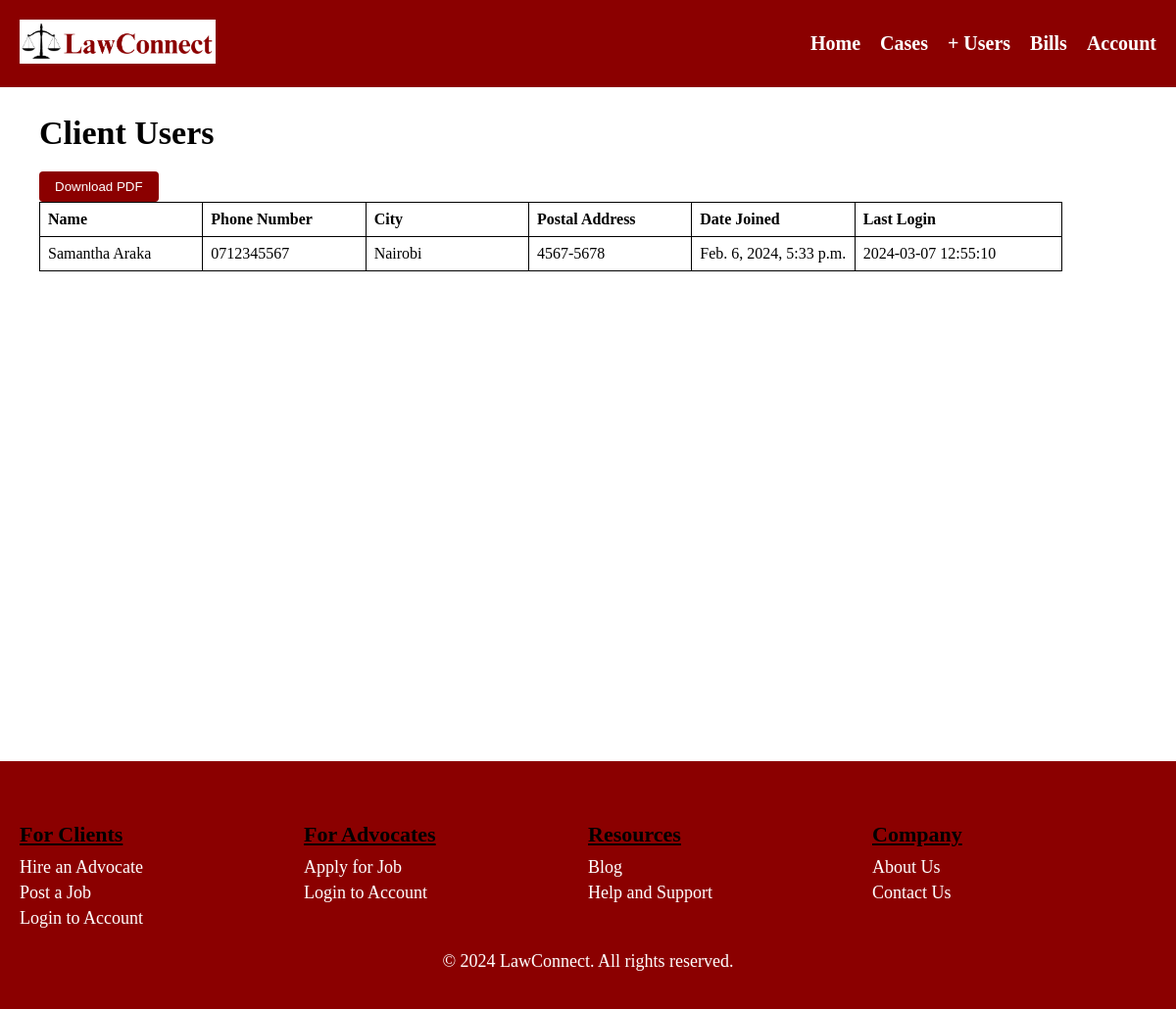
Screenshot of /lawapp/clients/ with the database file from the repository.
### lawapp/models.py (models this page shows, shortened)
class ClientDetails(models.Model):
    user = models.OneToOneField(User, on_delete=models.CASCADE, default=1)
    profile_pic = models.ImageField(upload_to='images/client_profile_pics', default='images/default_avatar.png')
    first_name = models.CharField(max_length=100)
    last_name = models.CharField(max_length=100)
    phone_number = models.CharField(max_length=20, null=True, blank=True)
    city = models.CharField(max_length=100)
    postal_address = models.CharField(max_length=100, null=True, blank=True)

### lawapp/views.py (the view)
# urls.py: path("clients/", views.clients, name="clients"),
def clients(request):
    client_details = ClientDetails.objects.all()
    context = {
        'client_details': client_details
    }
    return render(request, "lawapp/admin/clients.html", context)

### lawapp/templates/lawapp/admin/clients.html (shortened to what this page needs)
{% load static %}
<!DOCTYPE html>
<html>
<head>
  <link rel="stylesheet" href="{% static 'css/admin.css' %}">
</head>
<body>
  <header>
    <div class="logo">
      <img src="{% static 'images/legal_scales_logo.png' %}" alt="LawConnect Logo">
    </div>
    <nav>
      <ul>
          <li><a href="{% url 'admin_dash' %}">Home</a></li>
          <li><a href="{% url 'all_cases' %}">Cases</a></li>
          <li class="dropdown">
            <a href="#" class="dropbtn">+ Users</a>
          </li>
          <li><a href="{% url 'bills' %}">Bills</a></li>
          <li class="dropdown">
            <a href="#" class="dropbtn">Account</a>
          </li>
      </ul>
    </nav>
  </header>
  <section class="clients-table">
    <div class="client-content">
        <h1>Client Users</h1>
        <form id="pdf-client-form" action="{% url 'clients_pdf' %}" method="post">
          <button class="pdf-button" type="submit">Download PDF</button>
        </form>
        <table class="client-table">
            <thead>
                <tr>
                    <th>Name</th>
                    <th>Phone Number</th>
                    <th>City</th>
                    <th>Postal Address</th>
                    <th>Date Joined</th>
                    <th>Last Login</th>
                </tr>
            </thead>
            <tbody>
                {% for client_detail in client_details %}
                <tr>
                    <td>{{ client_detail.first_name }} {{ client_detail.last_name }}</td>
                    <td>{{ client_detail.phone_number }}</td>
                    <td>{{ client_detail.city }}</td>
                    <td>{{ client_detail.postal_address }}</td>
                    <td>{{ client_detail.user.date_joined }}</td>
                    <td>
                      {% if client_detail.user.last_login %}
                          {{ client_detail.user.last_login|date:'Y-m-d H:i:s' }}
                      {% else %}
                          N/A
                      {% endif %}
                    </td>
                </tr>
                {% endfor %}
            </tbody>
        </table>
    </div>
  </section>
  <footer>
    <div class="footer-columns">
      <div class="footer-column">
        <h3>For Clients</h3>
        <ul>
          <li><a href="#">Hire an Advocate</a></li>
          <li><a href="#">Post a Job</a></li>
          <li><a href="#">Login to Account</a></li>
        </ul>
      </div>
      <div class="footer-column">
        <h3>For Advocates</h3>
        <ul>
          <li><a href="#">Apply for Job</a></li>
          <li><a href="#">Login to Account</a></li>
        </ul>
      </div>
      <div class="footer-column">
        <h3>Resources</h3>
        <ul>
          <li><a href="#">Blog</a></li>
          <li><a href="#">Help and Support</a></li>
        </ul>
      </div>
      <div class="footer-column">
        <h3>Company</h3>
        <ul>
          <li><a href="#">About Us</a></li>
          <li><a href="#">Contact Us</a></li>
        </ul>
      </div>
    </div>
    <p>© 2024 LawConnect. All rights reserved.</p>
  </footer>
</body>
</html>

### lawapp/static/css/admin.css (style rules this page uses)
body { margin: 0; font-family: 'Times New Roman', Times, serif; }
header { background-color: #8B0000; padding: 10px 20px; display: flex; align-items: center; justify-content: space-between; }
.logo img { width: 200px; height: auto; margin-top: 10px; margin-bottom: 10px; }
nav ul { list-style: none; margin: 0; padding: 0; display: flex; }
nav ul li { margin-left: 20px; }
nav ul li a { color: #FFFFFF; text-decoration: none; font-weight: bold; font-size: 20px; }
.dropdown { position: relative; display: inline-block; }
footer { background-color: #8B0000; padding: 20px; text-align: center; }
footer p { color: #FFFFFF; text-align: center; font-size: 18px; }
.footer-columns { display: flex; justify-content: space-between; margin-top: 20px; text-align: left; }
.footer-columns::after { content: ''; flex: 1; }
.footer-column { width: calc(25% - 20px); margin-right: 20px; display: inline-block; vertical-align: top; }
.footer-column h3 { font-size: 22px; margin-bottom: 10px; text-align: left; text-decoration: underline; }
.footer-column ul { margin: 0; padding: 0; list-style: none; }
.footer-column ul li { margin-bottom: 5px; }
.footer-column ul li a { color: #FFFFFF; text-decoration: none; display: block; font-size: 18px; }
.pdf-button { padding: 8px 16px; background-color: #8B0000; color: white; border: none; border-radius: 4px; cursor: pointer; }
table { width: 90%; border-collapse: collapse; margin-bottom: 20px; }
th, td { padding: 8px; border: 1px solid #000000; white-space: nowrap; overflow: hidden; text-overflow: ellipsis; }
th { background-color: #FFFFFF; text-align: left; }
td:nth-child(1), th:nth-child(1) { max-width: 20px; }
td:nth-child(2), th:nth-child(2) { max-width: 20px; }
td:nth-child(3), th:nth-child(3) { max-width: 20px; }
td:nth-child(4), th:nth-child(4) { max-width: 20px; }
td:nth-child(5), th:nth-child(5) { max-width: 20px; }
td:nth-child(6), th:nth-child(6) { max-width: 30px; }
.pdf-button { background-color: #8B0000; color: white; margin-right: 20px; }
section.clients-table { min-height: calc(100vh - 140px); background-color: #FFFFFF; }
.client-content { margin-left: 40px; }
.client-content h1 { font-size: 34px; margin-bottom: 20px; text-align: left; }
.client-table { width: 90%; border-collapse: collapse; margin-bottom: 150px; }
.client-table th, td { padding: 8px; border: 1px solid #000000; white-space: nowrap; overflow: hidden; text-overflow: ellipsis; }
.client-table th { background-color: #FFFFFF; text-align: left; }
.client-table td:nth-child(1), th:nth-child(1) { max-width: 20px; }
.client-table td:nth-child(2), th:nth-child(2) { max-width: 20px; }
.client-table td:nth-child(3), th:nth-child(3) { max-width: 20px; }
.client-table td:nth-child(4), th:nth-child(4) { max-width: 20px; }
.client-table td:nth-child(5), th:nth-child(5) { max-width: 20px; }
.client-table td:nth-child(6), th:nth-child(6) { max-width: 30px; }

### rows the page displays
ClientDetails: first_name "Samantha", last_name "Araka", phone_number "0712345567", city "Nairobi", postal_address "4567-5678", user.date_joined "Feb. 6, 2024, 5:33 p.m.", user.last_login "2024-03-07 12:55:10"
